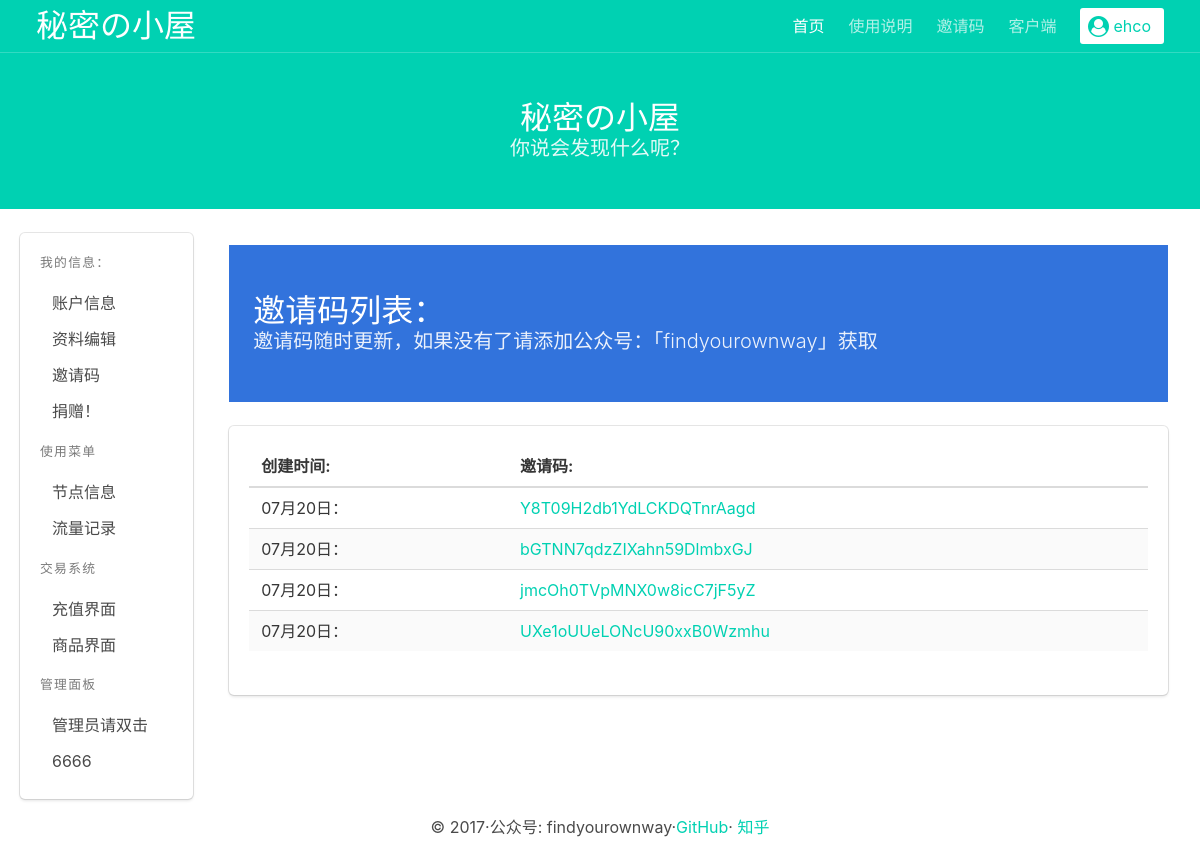
/ssinvite/ (signed in), run on the app's committed database.
### shadowsocks/models.py (models this page shows, shortened)
class User(AbstractUser):
    balance = models.DecimalField(
        '余额',
        decimal_places=2,
        max_digits=10,
        default=0,
        editable=False,
        null=True,
        blank=True,
    )
    invitecode = models.CharField(
        '邀请码',
        max_length=40,
    )
    class Meta(AbstractUser.Meta):
        verbose_name = '用户'

class InviteCode(models.Model):
    code = models.CharField(
        '邀请码',
        primary_key=True,
        blank=True,
        max_length=40,
        default=get_long_random_string
    )
    time_created = models.DateTimeField(
        '创建时间',
        editable=False,
        auto_now_add=True
    )
    class Meta:
        verbose_name_plural = '邀请码'
        ordering = ('-time_created',)

### shadowsocks/views.py (the view)
# urls.py: url(r'^ssinvite/$',views.ssinvite,name='ssinvite'),
def ssinvite(request):
    codelist = InviteCode.objects.all()
    context = {'codelist': codelist, }
    return render(request, 'sspanel/invite.html', context=context)

### templates/sspanel/invite.html
{% extends 'base.html' %} {% block main %}
<div class="column is-12">
    <section class="hero is-info is-smaill">
        <div class="hero-body">
            <div class="container">
                <h1 class="title">
                    邀请码列表：
                </h1>
                <h2 class="subtitle">
                    邀请码随时更新，如果没有了请添加公众号：「findyourownway」获取
                </h2>
            </div>
        </div>
    </section>
</div>
<div class="column is-12">
    <div class="box">
        <div class="content">
            <table class="table is-striped">
                <thead>
                    <tr>
                        <th>创建时间:</th>
                        <th>邀请码:</th>
                    </tr>
                </thead>
                {% for code in codelist %}
                <tr>
                    <td>{{ code.time_created|date:"m月d日" }}：</td>
                    <td>
                        <a href="{% url 'shadowsocks:passinvitecode' code.code %}" code.code }}>
                            {{ code.code }}
                        </a>
                    </td>
                </tr>
                {% empty %}
                <h2 class="subtitle">
                    哦哦哦，用完了！
                </h2>
                {% endfor %}
            </table>
        </div>
    </div>
</div>
{% endblock main%}

### templates/base.html (shortened to what this page needs)
<!DOCTYPE html>
<html lang="zh">
<head>
    {% load staticfiles %}
    <link rel="stylesheet" href="{% static 'sspanel/css/bulma.css'%}">
    <link rel="stylesheet" href="https://maxcdn.bootstrapcdn.com/font-awesome/4.7.0/css/font-awesome.min.css">
    <link rel="stylesheet" href="{% static 'sspanel/css/ehco.css'%}">
    <link rel="stylesheet" href="{% static 'sspanel/css/sweetalert.css'%}">
</head>
<body>
    <section class="hero is-small is-primary ">
        <div class="hero-head">
            <header class="nav">
                <div class="container">
                    <div class="nav-left">
                        <a class="nav-item" href="/">
                            <strong class="title">秘密の小屋</strong>
                        </a>
                    </div>
                    <div class="nav-right nav-menu">
                        <a class="nav-item is-active" href="/">首页</a>
                        <a class="nav-item" href="/sshelp">使用说明</a>
                        <a class="nav-item" href="/ssinvite">邀请码</a>
                        <a class="nav-item" href="/ssclient">客户端</a>
                    </div>
                    {% if user.is_authenticated %}
                    <div class="navbar-item has-dropdown is-hoverable">
                        <span class="nav-item">
                        <a class="button is-primary is-inverted">
                        <span class="icon">
                        <i class="fa fa-user-circle"></i>
                        </span>
                        <span>{{ user.username }}</span>
                        </a>
                        </span>
                    </div>
                    {% endif %}
                </div>
            </header>
        </div>
        <div class="hero-body">
            <div class="container has-text-centered">
                <h1 class="title">
                    <a href="/"><strong>秘密の小屋</strong></a>
                </h1>
                <h2 class="subtitle">
                    你说会发现什么呢？
                </h2>
            </div>
        </div>
    </section>
    <br/>
    <div class="container is-fluid">
        <div class="columns is-mobile">
            <div class="column is-2">
                <div class="box">
                    {% if user.is_authenticated %}
                    <aside class="menu">
                        <p class="menu-label">
                            我的信息：
                        </p>
                        <ul class="menu-list">
                            <li><a href="{% url 'shadowsocks:userinfo' %}">账户信息</a></li>
                            <li><a>资料编辑</a></li>
                            <li><a>邀请码</a></li>
                            <li><a>捐赠！</a></li>
                        </ul>
                        <p class="menu-label">
                            使用菜单
                        </p>
                        <ul class="menu-list">
                            <li><a href="/nodeinfo">节点信息</a></li>
                            <li><a>流量记录</a></li>
                        </ul>
                        <p class="menu-label">
                            交易系统
                        </p>
                        <ul class="menu-list">
                            <li><a>充值界面</a></li>
                            <li><a>商品界面</a></li>
                        </ul>
                        <p class="menu-label">
                            管理面板
                        </p>
                        <ul class="menu-list">
                            <li><a>管理员请双击</a></li>
                            <li><a>6666</a></li>
                        </ul>
                    </aside>
                    {% endif %}
                </div>
            </div>
            <div class="column is-10">
                {% block main %} {% endblock main%}
            </div>
        </div>
    </div>
    <footer>
        <div class="container">
            <div class="content has-text-centered">
                <p>
                    <p class="copyright">&copy; 2017·公众号: findyourownway·<a href="https://github.com/ehco1996">GitHub</a>·
                        <a href="https://www.zhihu.com/people/Ehcostuff/activities">知乎</a>
                    </p>
                </p>
            </div>
        </div>
    </footer>
</body>
</html>

### data on the page
User: username "ehco"
InviteCode: time_created "07月20日", code "Y8T09H2db1YdLCKDQTnrAagd"
InviteCode: time_created "07月20日", code "bGTNN7qdzZIXahn59DlmbxGJ"
InviteCode: time_created "07月20日", code "jmcOh0TVpMNX0w8icC7jF5yZ"
InviteCode: time_created "07月20日", code "UXe1oUUeLONcU90xxB0Wzmhu"
